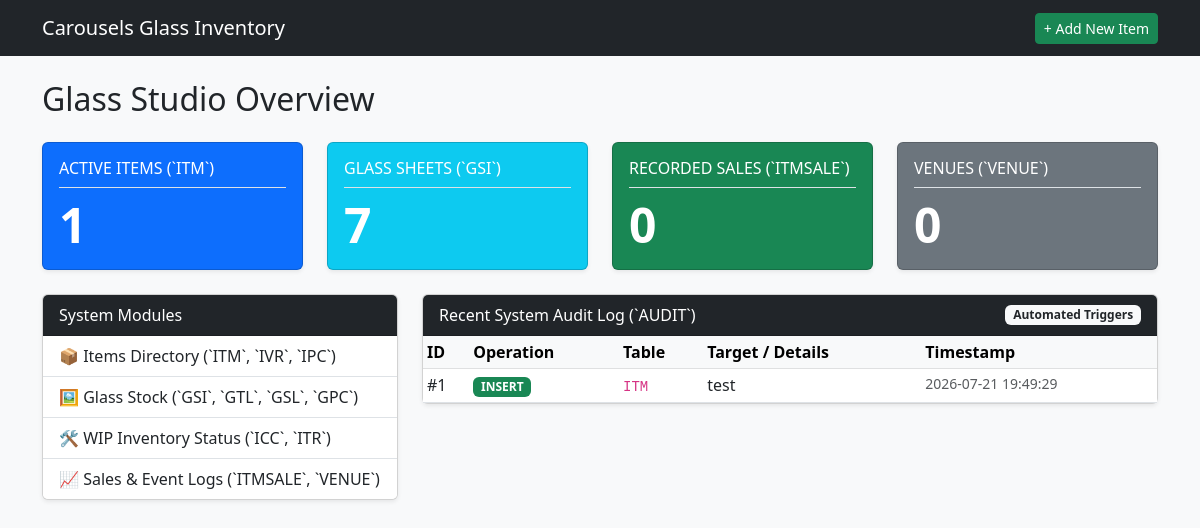
Before: / with the older database file.
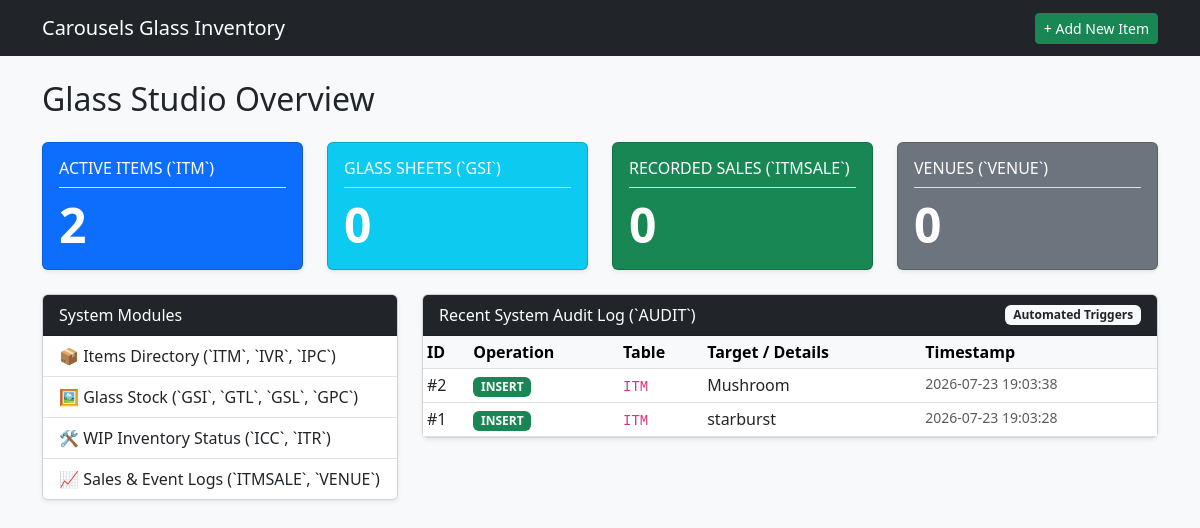
After: the same page with the newer database file.
### tables this page shows
CREATE TABLE AUDIT (

    TRANSID INTEGER PRIMARY KEY AUTOINCREMENT,
    TRNOP TEXT CHECK(TRNOP IN ('INSERT', 'UPDATE', 'DELETE')),
    TRNOLD TEXT,
    TRNNEW TEXT,
    TRNCOL TEXT,
    TRNTBL TEXT,
    TRNTS TEXT DEFAULT CURRENT_TIMESTAMP

);

### app.py (the view)
@app.route("/")
def index():
    db = get_db()
    stats = {
        "items": db.execute("SELECT COUNT(*) FROM ITM").fetchone()[0],
        "glass": db.execute("SELECT COUNT(*) FROM GSI").fetchone()[0],
        "sales": db.execute("SELECT COUNT(*) FROM ITMSALE").fetchone()[0],
        "venues": db.execute("SELECT COUNT(*) FROM VENUE").fetchone()[0],
    }
    recent_audits = db.execute(
        "SELECT * FROM AUDIT ORDER BY TRANSID DESC LIMIT 10"
    ).fetchall()
    return render_template(
        "dashboard.html", stats=stats, recent_audits=recent_audits
    )

### app.py (called while the page is built)
def get_db():
    conn = sqlite3.connect(DATABASE)
    conn.row_factory = sqlite3.Row
    conn.execute("PRAGMA foreign_keys = ON;")
    return conn

### templates/dashboard.html (shortened to what the changed rows need)
{% extends 'base.html' %}
{% block content %}
<h2 class="mb-4">Glass Studio Overview</h2>
<div class="row mb-4">
	<div class="col-md-3">
	    <div class="card text-white bg-primary shadow-sm">
	        <div class="card-body">
	            <h6 class="card-title text-uppercase border-bottom pb-2">Active Items (`ITM`)</h6>
	            <h2 class="display-5 fw-bold mb-0">{{ stats['items'] }}</h2>
	        </div>
	    </div>
	</div>
	<div class="col-md-3">
        <div class="card text-white bg-info shadow-sm">
            <div class="card-body">
                <h6 class="card-title text-uppercase border-bottom pb-2">Glass Sheets (`GSI`)</h6>
                <h2 class="display-5 fw-bold mb-0">{{ stats.glass }}</h2>
            </div>
        </div>
    </div>
    <div class="col-md-3">
        <div class="card text-white bg-success shadow-sm">
            <div class="card-body">
                <h2 class="display-5 fw-bold mb-0">{{ stats.sales }}</h2>
            </div>
        </div>
    </div>
    <div class="col-md-3">
        <div class="card text-white bg-secondary shadow-sm">
            <div class="card-body">
                <h2 class="display-5 fw-bold mb-0">{{ stats.venues }}</h2>
            </div>
        </div>
    </div>
</div>
<div class="row">
    <div class="col-md-8">
        <div class="card shadow-sm">
            <div class="card-body p-0">
                <table class="table table-sm table-hover mb-0">
                    <thead class="table-light">
                        <tr>
                            <th>ID</th>
                            <th>Operation</th>
                            <th>Table</th>
                            <th>Target / Details</th>
                            <th>Timestamp</th>
                        </tr>
                    </thead>
                    <tbody>
                        {% for log in recent_audits %}
                        <tr>
                            <td>#{{ log.TRANSID }}</td>
                            <td>
                                {% if log.TRNOP == 'INSERT' %}<span class="badge bg-success">INSERT</span>
                                {% elif log.TRNOP == 'UPDATE' %}<span class="badge bg-warning text-dark">UPDATE</span>
                                {% else %}<span class="badge bg-danger">DELETE</span>{% endif %}
                            </td>
                            <td><code>{{ log.TRNTBL }}</code></td>
                            <td>{{ log.TRNNEW or log.TRNOLD or '—' }}</td>
                            <td class="small text-muted">{{ log.TRNTS }}</td>
                        </tr>
                        {% else %}
                        <tr><td colspan="5" class="text-center py-3 text-muted">No audit operations recorded yet.</td></tr>
                        {% endfor %}
                    </tbody>
                </table>
            </div>
        </div>
    </div>
</div>
{% endblock %}

Changed rows visible on the page:
added AUDIT: TRANSID "2", TRNOP "INSERT", TRNTBL "ITM", TRNNEW "Mushroom", TRNTS "2026-07-23 19:03:38"
changed AUDIT id 1: TRNNEW "test" → "starburst"; TRNTS "2026-07-21 19:49:29" → "2026-07-23 19:03:28"
Other visible differences:
{{ stats['items'] }}: "1" → "2"
{{ stats.glass }}: "7" → "0"
